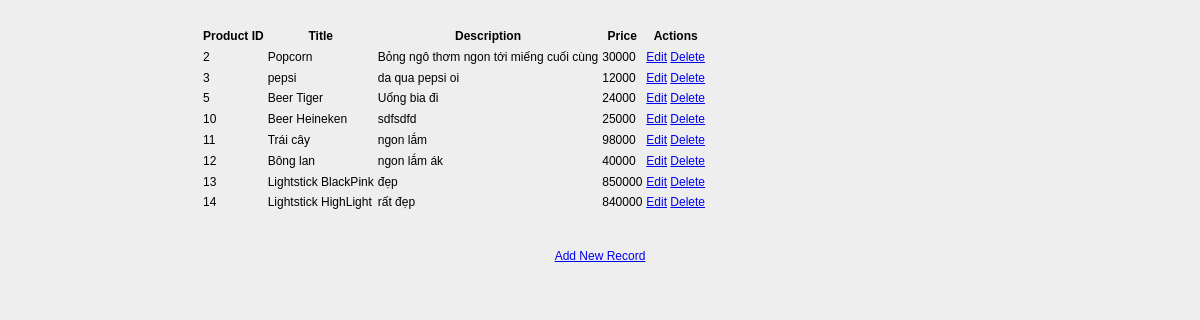
The page /show on the database its author committed.
### product/models.py (models this page shows, shortened)
class Product(models.Model):
    CATEGORY = (
        ('1', 'Drink'),
        ('2', 'Food'),
        ('3', 'Album'),
        ('4', 'Lightstick'))
    title = models.CharField(default='', max_length=400)
    description = models.TextField(default='')
    category = models.CharField(max_length=200, null=True, choices=CATEGORY)
    price = models.IntegerField(default=0)
    active = models.BooleanField(default=True)
    productImg = models.ImageField(
        upload_to=productFile,
        max_length=254, blank=True, null=True
    )

### product/views.py (the view)
# urls.py: path('show',views.show),
def show(request):
    product = Product.objects.all()
    return render(request,'show.html',{'product':product})

### product/templates/show.html (shortened to what this page needs)
<!DOCTYPE html>
<html lang="en">
<head>
     {% load static %}
</head>
<body>
<table class="table table-striped table-bordered table-sm">
    <thead class="thead-dark">
    <tr>
        <th>Product ID</th>
        <th>Title</th>
        <th>Description</th>
        <th>Price</th>
        <th>Actions</th>
    </tr>
    </thead>
    <tbody>
{% for product in product %}
    <tr>
        <td>{{ product.id }}</td>
        <td>{{ product.title }}</td>
        <td>{{ product.description }}</td>
        <td>{{ product.price }}</td>
        <td>
            <a href="/edit/{{ product.id }}"><span class="glyphicon glyphicon-pencil" >Edit</span></a>
            <a href="/delete/{{ product.id }}">Delete</a>
        </td>
    </tr>
{% endfor %}
    </tbody>
</table>
<br>
<br>
<center><a href="/emp" class="btn btn-primary">Add New Record</a></center>
</body>
</html>

### product/templates/show.html (style rules this page uses)
body { font:12px/1.4 Verdana,Arial; background:#eee; height:100%; margin:25px 200px; padding:0 font-size: 40px; }

### rows shown on the page
Product: id "2", title "Popcorn", description "Bỏng ngô thơm ngon tới miếng cuối cùng", price "30000"
Product: id "3", title "pepsi", description "da qua pepsi oi", price "12000"
Product: id "5", title "Beer Tiger", description "Uống bia đi", price "24000"
Product: id "10", title "Beer Heineken", description "sdfsdfd", price "25000"
Product: id "11", title "Trái cây", description "ngon lắm", price "98000"
Product: id "12", title "Bông lan", description "ngon lắm ák", price "40000"
Product: id "13", title "Lightstick BlackPink", description "đẹp", price "850000"
Product: id "14", title "Lightstick HighLight", description "rất đẹp", price "840000"
